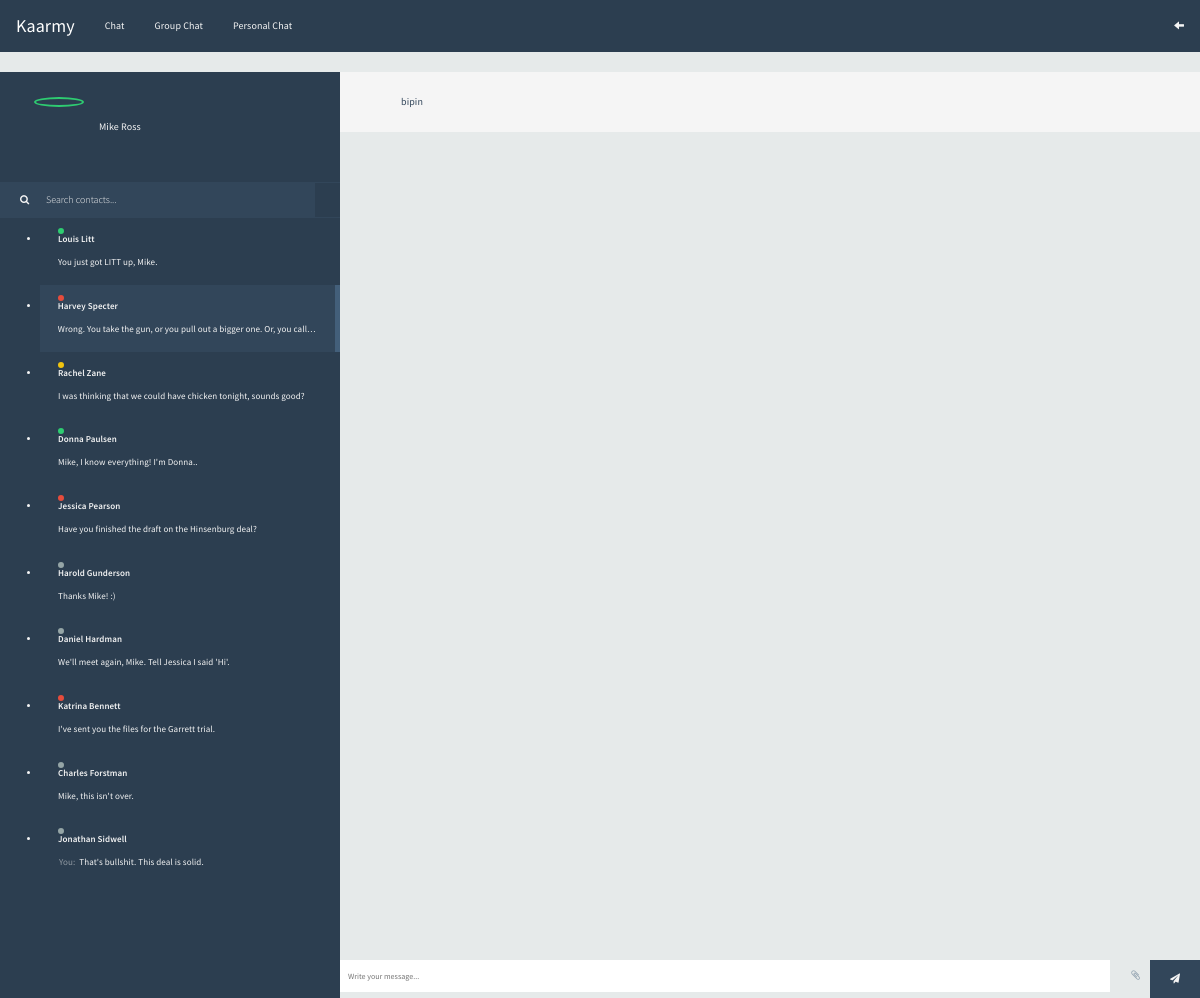
Before: /chat/1 (signed in) with the older database file.
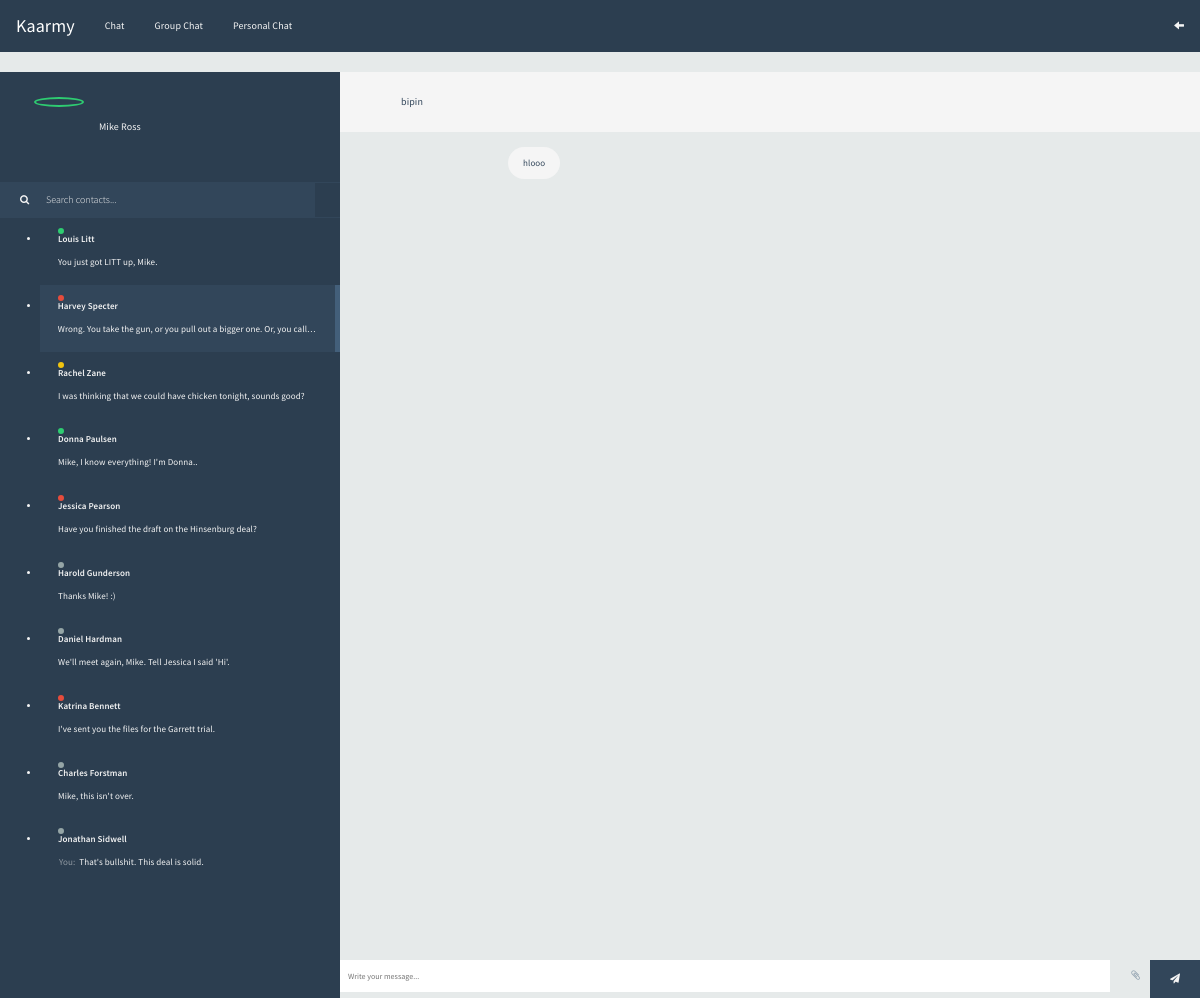
After: the same page with the newer database file.
### chat/models.py (models this page shows)
class Message(models.Model):
    sender = models.ForeignKey(CustomUser,on_delete = models.CASCADE, related_name="sent_message")
    receiver = models.ForeignKey(CustomUser,on_delete = models.CASCADE, related_name="recieve_message")
    message = models.TextField()
    seen = models.BooleanField(default=False)
    date_created = models.DateTimeField(auto_now_add=True)
    class Meta:
        ordering = ("date_created",)

### chat/views.py (the view)
# urls.py: path("<int:pk>", views.chatroom, name = "chatroom"),
@login_required
def chatroom(request,pk:int):
    current_user = request.user.id
    other_user = get_object_or_404(CustomUser, pk=pk)
    messages = Message.objects.filter(
        Q(receiver=request.user, sender=other_user)
    )
    messages.update(seen=True)
    messages = messages | Message.objects.filter(Q(receiver=other_user, sender=request.user) )
    return render(request, "chat/onetoonechat.html", {"other_user": other_user, "messages": messages,"current_user":current_user})

### templates/chat/onetoonechat.html (shortened to what the changed rows need)
<!DOCTYPE html><html class=''>
<head>
<link rel="stylesheet" href="https://maxcdn.bootstrapcdn.com/bootstrap/3.4.1/css/bootstrap.min.css">
<link rel='stylesheet prefetch' href='https://cdnjs.cloudflare.com/ajax/libs/meyer-reset/2.0/reset.min.css'><link rel='stylesheet prefetch' href='https://cdnjs.cloudflare.com/ajax/libs/font-awesome/4.6.2/css/font-awesome.min.css'>
</head>
<body>
<div id="frame">
	<div class="content">
		<div class="messages">
			<ul>
        {% for message in messages %}
				<li class="
        ">
					<p>{{ message.message }}</p>
				</li>
				{% endfor %}
			</ul>
		</div>
	</div>
</div>
</body></html>

Changed rows visible on the page:
added Message: message "hlooo"
